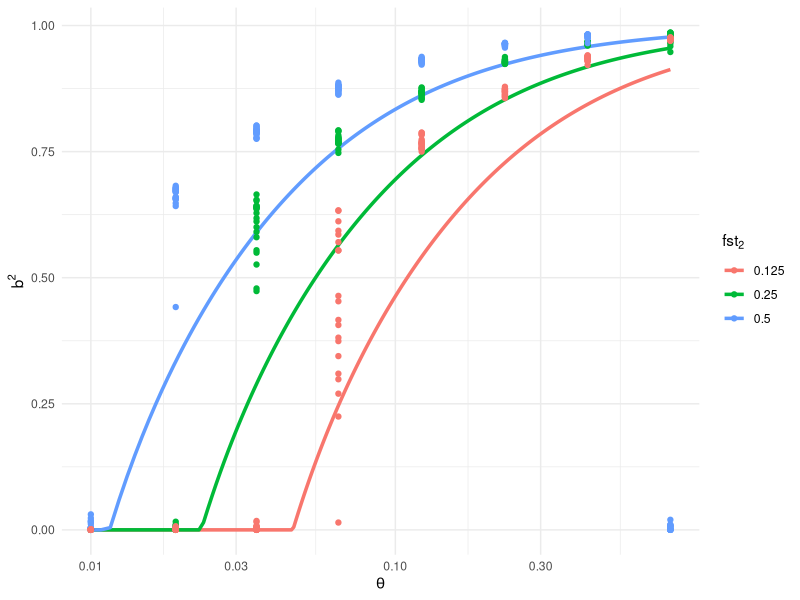
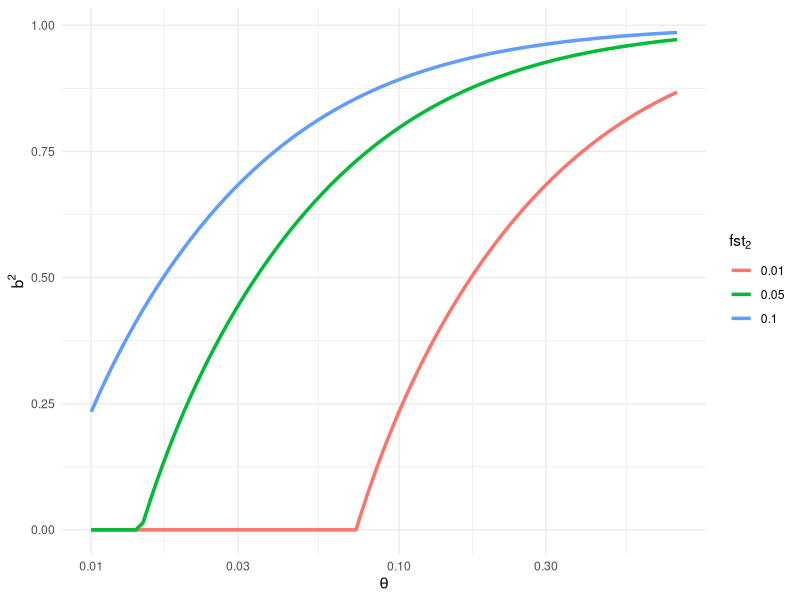

Source code (R) for these figures, in order:
## ---- chunk 1
knitr::opts_chunk$set(echo = TRUE)
library(data.table)
library(tidyverse)
## ---- chunk 2
dfPlot <- fread("../plots/results_M-5000_L-1000.txt")
colnames(dfPlot)[9] <- "fst2" 
## ---- chunk 3
# Define parameters
M <- 5e3  
L <- 1e3  
fst1 <- 0.5
fst2_values <- c( 0.125, 0.25, 0.5)

# Define theta range
theta_seq <- seq(0.01, 0.8, length.out = 1000)

# Create a data frame with all combinations of theta and fst1 values
df <- expand_grid(theta = theta_seq, fst2 = fst2_values) %>%
  mutate(
    lambda = (1 + (M * (theta)*fst2)) / log(2*M),
    #lambda = (1 + (M * (theta)*fst2)),
    pc2 = case_when(
      lambda > (1 + sqrt(M/L)) ~ (1 - ((M/L)/(lambda - 1)^2))/(1 + ((M/L)/(lambda - 1))),
      #lambda > (1 + sqrt(M/L)) ~ ((theta^2 * M * L * fst2^2) - 1)/((theta^2 * M * L * fst2^2) + (theta * M * fst2)),
      lambda <= (1 + sqrt(M/L)) ~ 0
    )
  )

# Plot using ggplot with different colors for each fst1 value
ggplot(df, aes(x = theta, y = pc2, color = factor(fst2))) +
  geom_line(size = 1.2) +
  labs(
    x = expression(theta),
    y = expression(b^2),
    color = expression(fst[2])  # Label for legend
  ) +
  theme_minimal() + scale_x_log10() +
  geom_point(data = dfPlot, aes(x = theta, y = b2PC2))
## ---- chunk 4
# Define parameters
M <- 5e4  
L <- 1e4  
fst1 <- 0.2
fst2_values <- c( 0.01, 0.05, 0.1)

# Define theta range
theta_seq <- seq(0.01, 0.8, length.out = 1000)

# Create a data frame with all combinations of theta and fst1 values
df <- expand_grid(theta = theta_seq, fst2 = fst2_values) %>%
  mutate(
    lambda = (1 + (M * (theta)*fst2)) / log(2*M),
    #lambda = (1 + (M * (theta)*fst2)),
    pc2 = case_when(
      lambda > (1 + sqrt(M/L)) ~ (1 - ((M/L)/(lambda - 1)^2))/(1 + ((M/L)/(lambda - 1))),
      #lambda > (1 + sqrt(M/L)) ~ ((theta^2 * M * L * fst2^2) - 1)/((theta^2 * M * L * fst2^2) + (theta * M * fst2)),
      lambda <= (1 + sqrt(M/L)) ~ 0
    )
  )

# Plot using ggplot with different colors for each fst1 value
ggplot(df, aes(x = theta, y = pc2, color = factor(fst2))) +
  geom_line(size = 1.2) +
  labs(
    x = expression(theta),
    y = expression(b^2),
    color = expression(fst[2])  # Label for legend
  ) +
  theme_minimal() + scale_x_log10() 
